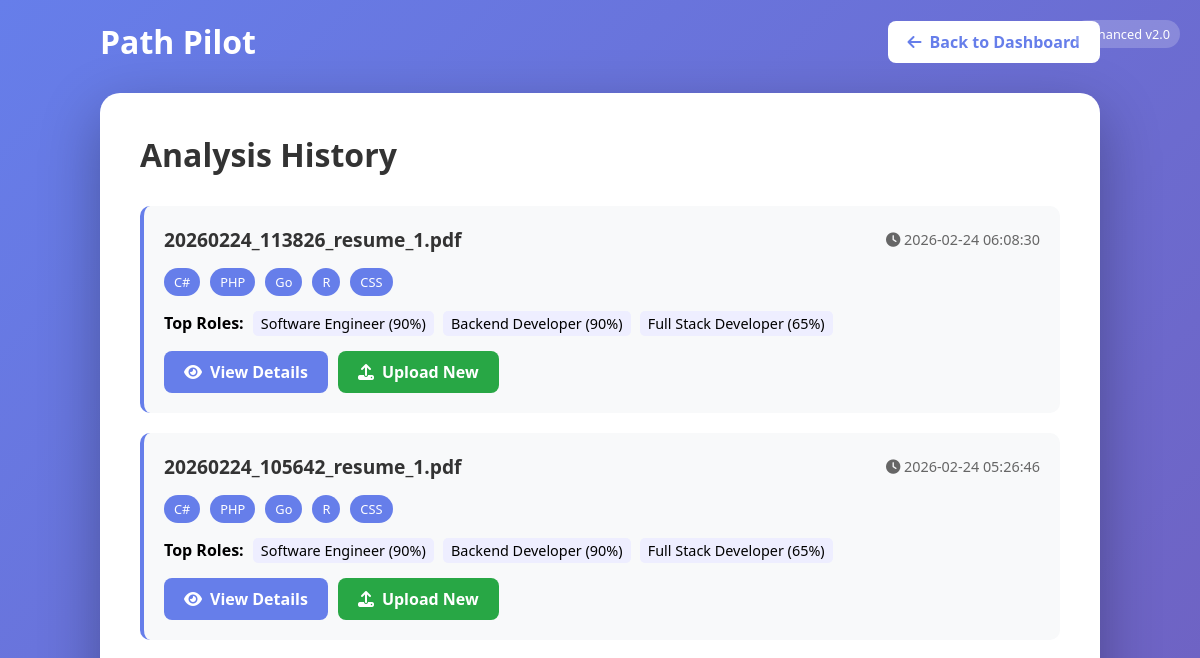
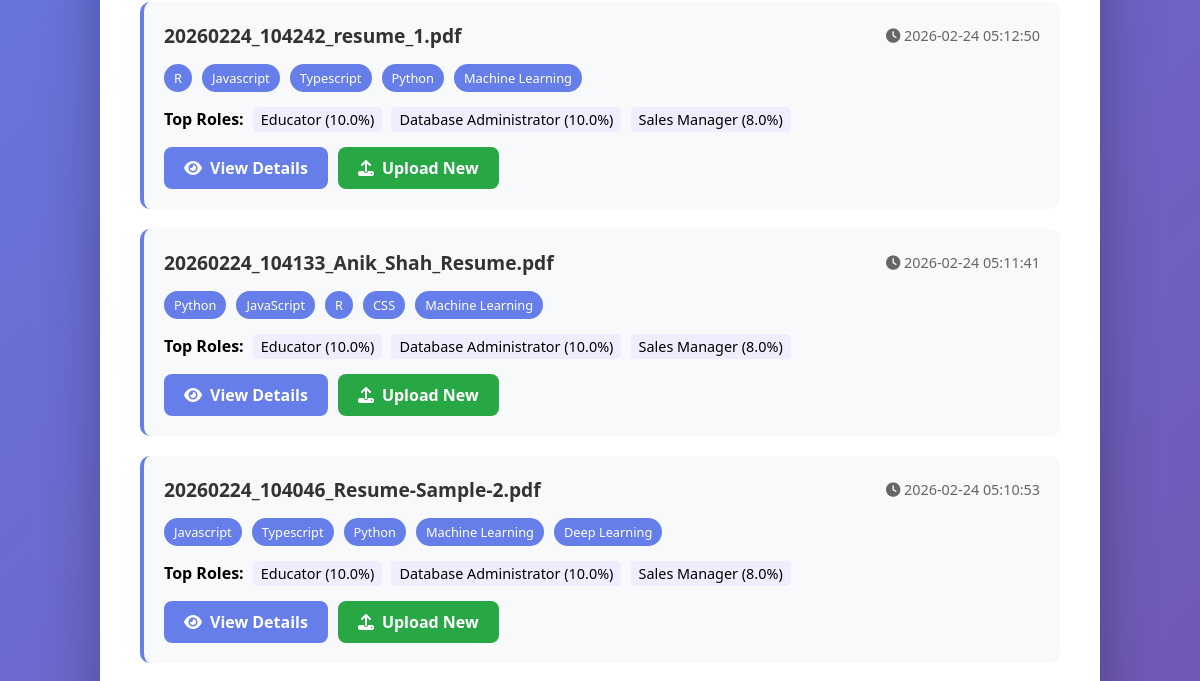
The app's page /history (signed in, upper part), older data (2 pictures, top to bottom).
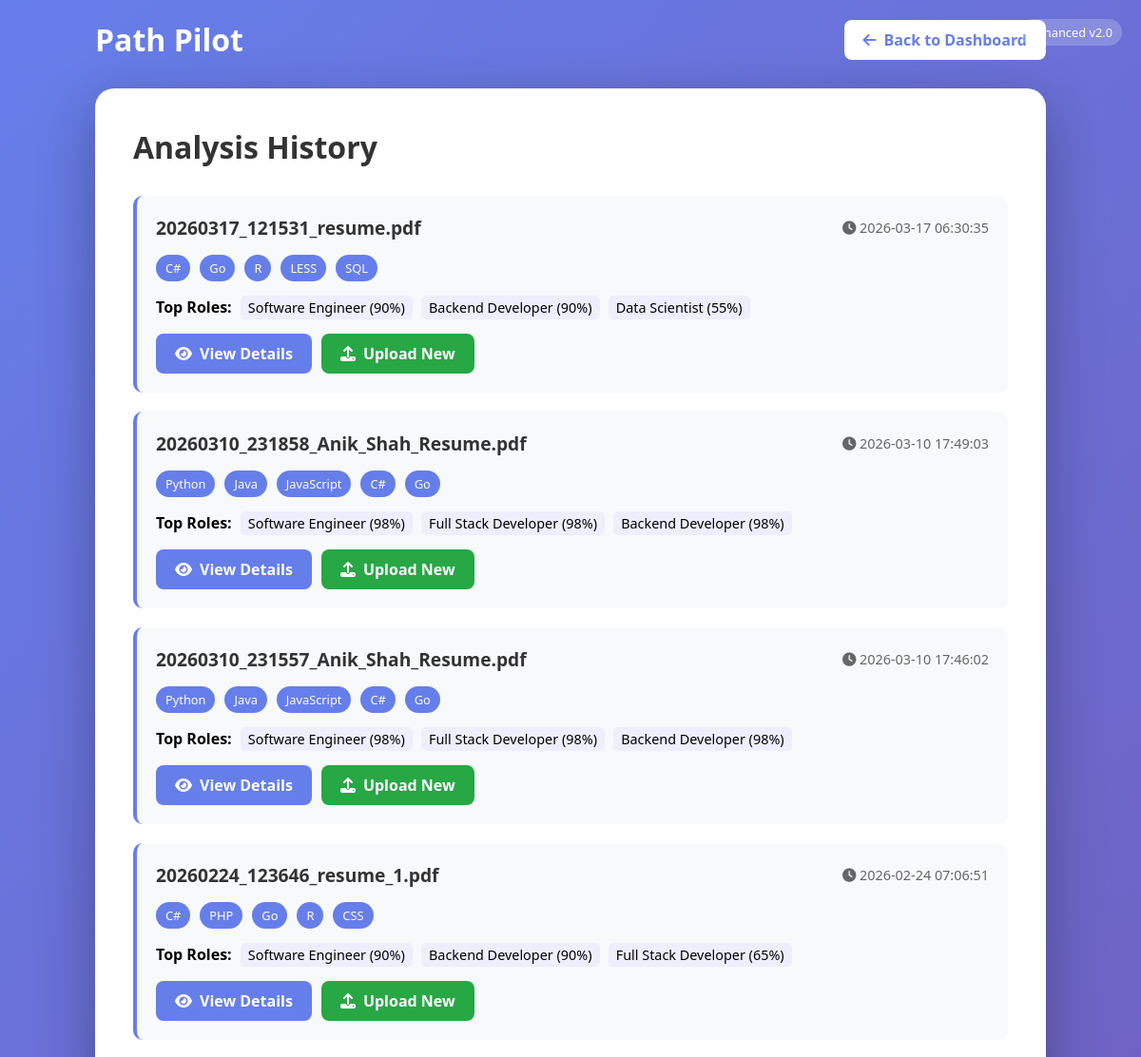
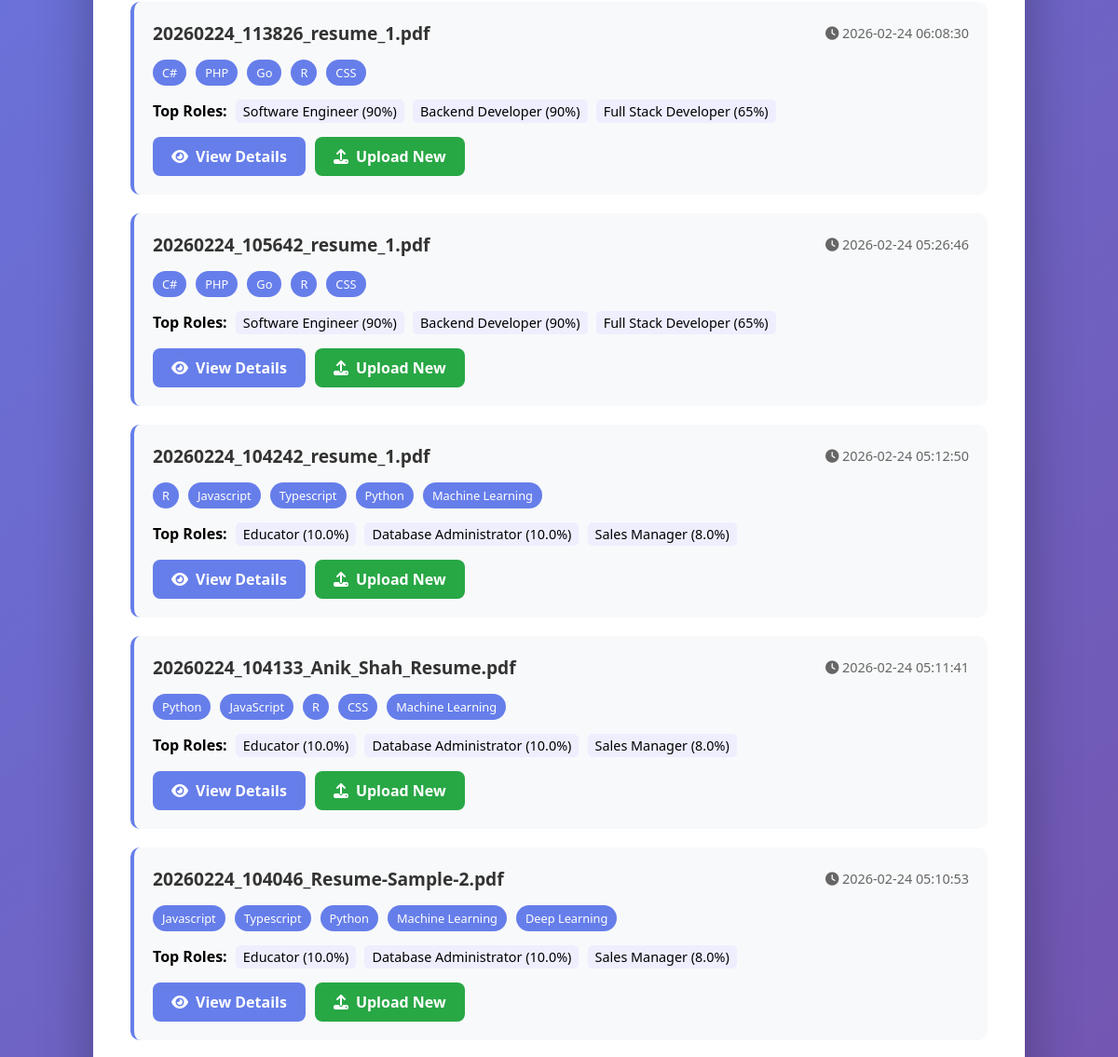
The same page, newer data (2 pictures, top to bottom).
### tables this page shows
CREATE TABLE user_uploads (
            id INTEGER PRIMARY KEY AUTOINCREMENT,
            user_id INTEGER,
            filename TEXT NOT NULL,
            filepath TEXT NOT NULL,
            upload_time TIMESTAMP DEFAULT CURRENT_TIMESTAMP,
            skills TEXT,
            top_roles TEXT,
            jobs TEXT,
            courses TEXT, ai_response TEXT, match_history TEXT, analysis_version TEXT, contact_info TEXT DEFAULT '{}', education TEXT DEFAULT '[]', experience TEXT DEFAULT '[]', department TEXT,
            FOREIGN KEY (user_id) REFERENCES users(id)
        );

### app.py (the view)
@app.route('/history')
@login_required
def history():
    conn = get_db_connection()
    uploads = conn.execute(
        'SELECT * FROM user_uploads WHERE user_id = ? ORDER BY upload_time DESC',
        (session['user_id'],)
    ).fetchall()
    conn.close()
    uploads_list = []
    for upload in uploads:
        upload_dict = dict(upload)
        try:
            if upload_dict.get('skills'):
                upload_dict['skills_parsed'] = json.loads(upload_dict['skills'])[:5]
            if upload_dict.get('top_roles'):
                upload_dict['roles_parsed'] = json.loads(upload_dict['top_roles'])[:3]
        except:
            pass
        uploads_list.append(upload_dict)
    return render_template('history.html', uploads=uploads_list)

### app.py (called while the page is built)
def login_required(f):
    @wraps(f)
    def decorated_function(*args, **kwargs):
        if 'user_id' not in session:
            flash('Please log in first', 'error')
            return redirect(url_for('login'))
        return f(*args, **kwargs)
    return decorated_function

def get_db():
    import sqlite3
    conn = sqlite3.connect('database.db')
    conn.row_factory = sqlite3.Row
    return conn

def get_db_connection():
    return get_db()

### templates/history.html (shortened to what this page needs)
<!DOCTYPE html>
<html lang="en">
<head>
    <link href="https://cdnjs.cloudflare.com/ajax/libs/font-awesome/6.4.0/css/all.min.css" rel="stylesheet">
</head>
<body>
    <div class="version-badge">Enhanced v2.0</div>
    <div class="container">
        <div class="header">
            <div class="logo">Path Pilot</div>
            <div>
                <a href="{{ url_for('dashboard') }}" class="btn">
                    <i class="fas fa-arrow-left"></i> Back to Dashboard
                </a>
            </div>
        </div>
        <div class="history-card">
            <h1>Analysis History</h1>
            {% if uploads %}
                {% for upload in uploads %}
                <div class="history-item">
                    <div class="history-header">
                        <div class="history-title">{{ upload.filename }}</div>
                        <div class="history-date">
                            <i class="fas fa-clock"></i> {{ upload.upload_time[:19] }}
                        </div>
                    </div>
                    {% if upload.skills_parsed %}
                    <div class="skills-list">
                        {% for skill in upload.skills_parsed[:10] %}
                        <span class="skill-tag">{{ skill }}</span>
                        {% endfor %}
                    </div>
                    {% endif %}
                    {% if upload.roles_parsed %}
                    <div style="margin-top: 10px;">
                        <strong>Top Roles:</strong>
                        {% for role, score in upload.roles_parsed[:3] %}
                        <span style="display: inline-block; background: #eef; padding: 3px 8px; border-radius: 5px; margin-left: 5px; font-size: 0.9rem;">
                            {{ role }} ({{ score }}%)
                        </span>
                        {% endfor %}
                    </div>
                    {% endif %}
                    <div class="button-group">
                        <a href="{{ url_for('view_upload', upload_id=upload.id) }}" class="btn btn-primary">
                            <i class="fas fa-eye"></i> View Details
                        </a>
                        <a href="{{ url_for('dashboard') }}" class="btn btn-success">
                            <i class="fas fa-upload"></i> Upload New
                        </a>
                    </div>
                </div>
                {% endfor %}
            {% endif %}
        </div>
    </div>
</body>
</html>

### templates/history.html (style rules this page uses)
* { margin: 0; padding: 0; box-sizing: border-box; }
body { font-family: 'Segoe UI', Tahoma, Geneva, Verdana, sans-serif; background: linear-gradient(135deg, #667eea 0%, #764ba2 100%); min-height: 100vh; padding: 20px; }
.container { max-width: 1000px; margin: 0 auto; }
.header { display: flex; justify-content: space-between; align-items: center; margin-bottom: 30px; }
.logo { font-size: 2rem; color: white; font-weight: bold; }
.btn { padding: 10px 20px; background: white; color: #667eea; text-decoration: none; border-radius: 8px; font-weight: 600; transition: all 0.3s ease; display: inline-flex; align-items: center; gap: 8px; }
.btn-primary { background: #667eea; color: white; }
.btn-success { background: #28a745; color: white; }
.history-card { background: white; border-radius: 20px; padding: 40px; box-shadow: 0 20px 60px rgba(0,0,0,0.3); }
h1 { color: #333; margin-bottom: 30px; font-size: 2rem; }
.history-item { background: #f8f9fa; padding: 20px; border-radius: 10px; margin-bottom: 20px; border-left: 4px solid #667eea; }
.history-header { display: flex; justify-content: space-between; align-items: center; margin-bottom: 15px; flex-wrap: wrap; gap: 10px; }
.history-title { font-size: 1.2rem; font-weight: 600; color: #333; word-break: break-all; }
.history-date { color: #666; font-size: 0.9rem; }
.skills-list { display: flex; flex-wrap: wrap; gap: 10px; margin: 15px 0; }
.skill-tag { background: #667eea; color: white; padding: 5px 10px; border-radius: 20px; font-size: 0.8rem; }
.version-badge { position: absolute; top: 20px; right: 20px; background: rgba(255,255,255,0.2); color: white; padding: 5px 10px; border-radius: 20px; font-size: 0.8rem; }
.button-group { display: flex; gap: 10px; margin-top: 15px; flex-wrap: wrap; }

Row changes from the older to the newer data that the page shows:
added user_uploads: filename "20260317_121531_resume.pdf", upload_time "2026-03-17 06:30:35", 10 "C#" "Go" "R" "LESS" "SQL", 3 "Software Engineer" "Backend Developer" "Data Scientist", 3 "90" "90" "55"
added user_uploads: filename "20260310_231858_Anik_Shah_Resume.pdf", upload_time "2026-03-10 17:49:03", 10 "Python" "Java" "JavaScript" "C#" "Go", 3 "Software Engineer" "Full Stack Developer" "Backend Developer", 3 "98" "98" "98"
added user_uploads: filename "20260310_231557_Anik_Shah_Resume.pdf", upload_time "2026-03-10 17:46:02", 10 "Python" "Java" "JavaScript" "C#" "Go", 3 "Software Engineer" "Full Stack Developer" "Backend Developer", 3 "98" "98" "98"
added user_uploads: filename "20260224_123646_resume_1.pdf", upload_time "2026-02-24 07:06:51", 10 "C#" "PHP" "Go" "R" "CSS", 3 "Software Engineer" "Backend Developer" "Full Stack Developer", 3 "90" "90" "65"
